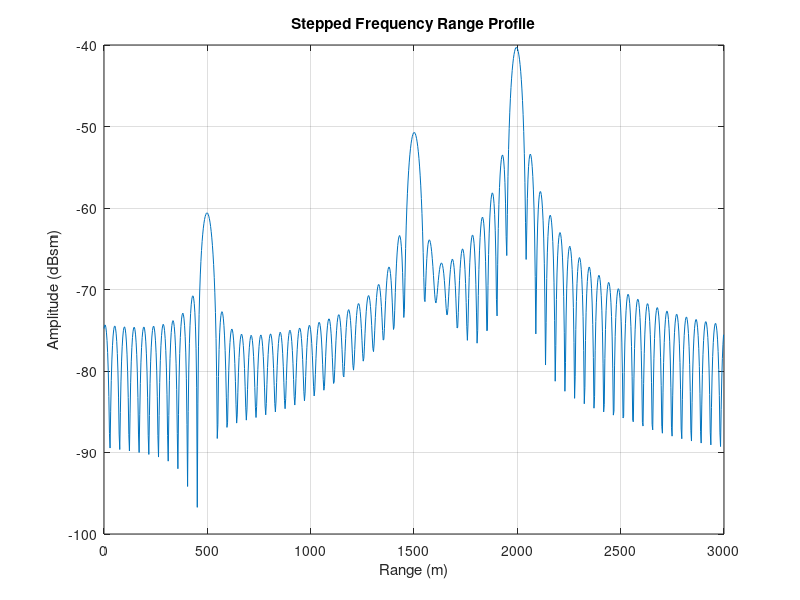

Write the MATLAB code that produced this figure. (Note: this script raises an error after producing the figure.)
%% Stepped frequency example
% Created by: Lee A. Harrison
% On: 4/27/2019

clear, clc

% Speed of light
c = 299792458;

% Set the parameters
number_of_steps = 64;
frequency_step = 50e3;
prf = 100;
target_range = [0.5e3, 1.5e3, 2.0e3];
target_rcs = [1, 10, 100];
target_velocity = [0, 0, 10];
window = 'None';

switch window
    case 'Hanning'
        coefficients = hanning(number_of_steps);
    case 'Hamming'
        coefficients = hamming(number_of_steps);
    case 'Kaiser'
        coefficients = kaiser(number_of_steps, 6);
    case 'None'
        coefficients = ones(1, number_of_steps);
end

% Calculate the base band return signal
s = 0;

for m = 1:length(target_range)
    s0 = zeros(number_of_steps, 1);
    for i = 1:number_of_steps
        s0(i) = sqrt(target_rcs(m)) * exp(-1j * 4.0 * pi / c * (i * frequency_step) ...
            * (target_range(m) - target_velocity(m) * (i / prf)));
    end
    s = s + s0;
end

n = 2^nextpow2(10 * number_of_steps);
sf = ifft(s .* coefficients', n) * n / number_of_steps;

% range_resolution = c / (2.0 * number_of_steps * frequency_step)
range_unambiguous = c / (2.0 * frequency_step);

range_window = linspace(0, range_unambiguous, n);

% Plot the results
figure
plot(range_window, 20.0 * log10(abs(sf) / n + eps))
xlabel('Range (m)')
ylabel('Amplitude (dBsm)')
title('Stepped Frequency Range Profile')
grid on
plot_settings;